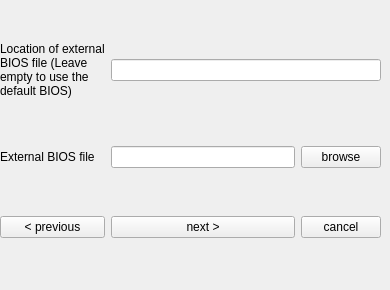
     <widget class="QWidget" name="page_24">
      <widget class="QWidget" name="gridLayoutWidget_23">
       <property name="geometry">
        <rect>
         <x>0</x>
         <y>0</y>
         <width>381</width>
         <height>281</height>
        </rect>
       </property>
       <layout class="QGridLayout" name="gridLayout_23">
        <item row="2" column="2">
         <widget class="QPushButton" name="pushButton_70">
          <property name="text">
           <string>cancel</string>
          </property>
         </widget>
        </item>
        <item row="2" column="1">
         <widget class="QPushButton" name="pushButton_71">
          <property name="text">
           <string>next &gt;</string>
          </property>
         </widget>
        </item>
        <item row="2" column="0">
         <widget class="QPushButton" name="pushButton_72">
          <property name="text">
           <string>&lt; previous</string>
          </property>
         </widget>
        </item>
        <item row="1" column="0">
         <widget class="QLabel" name="label_64">
          <property name="text">
           <string>External BIOS file</string>
          </property>
         </widget>
        </item>
        <item row="1" column="1">
         <widget class="QLineEdit" name="lineEdit_11"/>
        </item>
        <item row="1" column="2">
         <widget class="QPushButton" name="pushButton_73">
          <property name="text">
           <string>browse</string>
          </property>
         </widget>
        </item>
        <item row="0" column="0">
         <widget class="QLabel" name="label_65">
          <property name="text">
           <string>Location of external
BIOS file (Leave
empty to use the
default BIOS)</string>
          </property>
          <property name="wordWrap">
           <bool>true</bool>
          </property>
         </widget>
        </item>
        <item row="0" column="1" colspan="2">
         <widget class="QLineEdit" name="lineEdit_12"/>
        </item>
       </layout>
      </widget>
     </widget>
